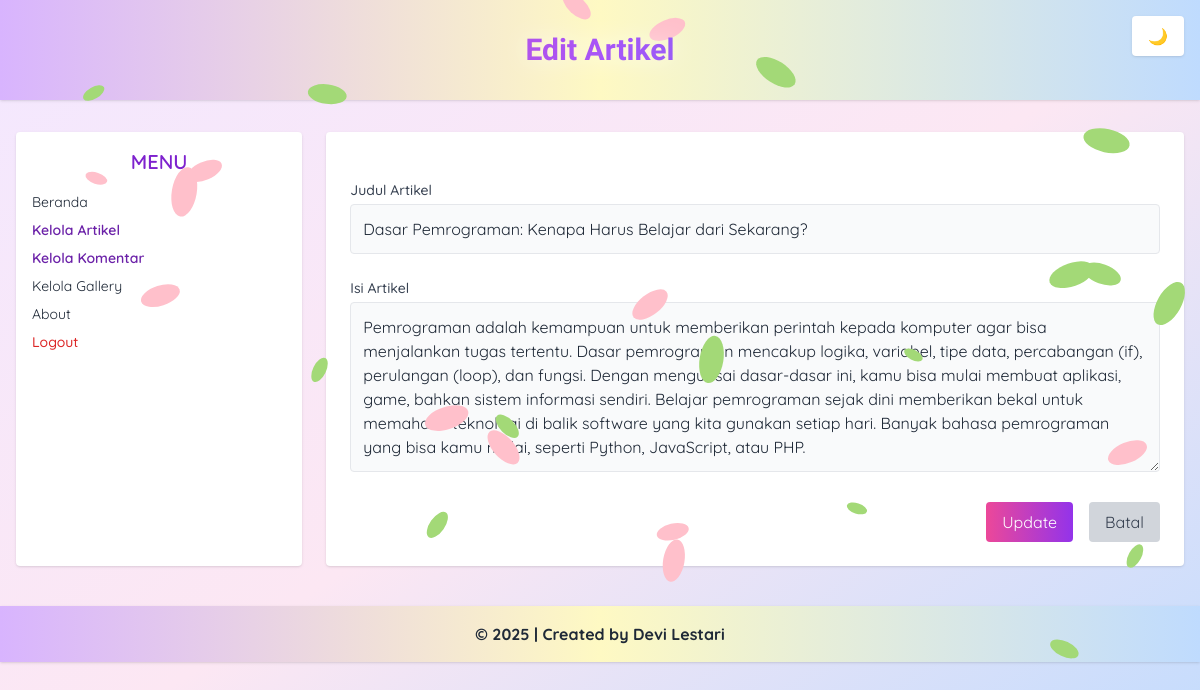
Screenshot of /admin/edit_artikel.php?id_artikel=2 (signed in) with the database file from the repository.
### tables this page shows
CREATE TABLE `tbl_artikel` (
  `id_artikel` int(5) NOT NULL,
  `nama_artikel` text NOT NULL,
  `isi_artikel` text NOT NULL
);

### admin/edit_artikel.php (the view, shortened to what this page needs)
<?php
include('../koneksi.php');
$id = $_GET['id_artikel'];
$sql = "SELECT * FROM tbl_artikel WHERE id_artikel = '$id'";
$query = mysqli_query($db, $sql);
$data = mysqli_fetch_array($query);
?>
<!DOCTYPE html>
<html lang="en" class="transition-colors duration-300">
<head>
  <script src="https://cdn.tailwindcss.com"></script>
</head>
<body class="bg-gradient-to-br from-purple-100 via-pink-100 to-blue-200
             text-gray-800 dark:bg-gradient-to-br dark:from-blue-900 dark:via-purple-900 dark:to-blue-900
             dark:text-violet-100 quicksand transition-all duration-300 min-h-screen relative">
<div class="absolute inset-0 pointer-events-none z-0 block dark:hidden">
</div>
<button id="toggleDark" class="fixed top-4 right-4 z-50 bg-white dark:bg-gray-800 text-black dark:text-white px-4 py-2 rounded shadow hover:scale-105 transition">
  🌙
</button>
<header class="bg-gradient-to-r from-purple-300 via-yellow-100 via-pink-200 to-blue-200
               dark:from-indigo-900 dark:via-purple-800 dark:to-indigo-900 text-center py-8 shadow dark:text-white">
  <h1 class="text-3xl font-bold [font-family:'Henny_Penny',cursive] bg-gradient-to-r from-pink-500 via-purple-500 to-blue-500 dark:text-yellow-200
             bg-clip-text text-transparent drop-shadow-[0_0_12px_rgba(255,255,255,0.8)]">
  </h1>
</header>
<div class="flex max-w-7xl mx-auto mt-8 px-4 gap-6">
  <aside class="w-1/4 bg-white dark:bg-gray-800 rounded shadow p-4 text-sm dark:text-gray-200">
    <h2 class="text-xl font-semibold text-purple-700 dark:text-pink-300 mb-4 text-center">MENU</h2>
    <ul class="space-y-2">
      <li><a href="beranda_admin.php" class="block hover:text-purple-600 dark:hover:text-pink-400">Beranda</a></li>
      <li><a href="data_artikel.php" class="block font-semibold text-purple-800 dark:text-white">Kelola Artikel</a></li>
      <li><a href="kelola_komentar.php" class="block font-semibold text-purple-800 dark:text-white">Kelola Komentar</a></li>
      <li><a href="data_gallery.php" class="block hover:text-purple-600 dark:hover:text-pink-400">Kelola Gallery</a></li>
      <li><a href="about.php" class="block hover:text-purple-600 dark:hover:text-pink-400">About</a></li>
      <li><a href="logout.php" onclick="return confirm('Apakah anda yakin ingin keluar?');"
             class="block text-red-600 hover:underline font-medium dark:text-red-400">Logout</a></li>
    </ul>
  </aside>
  <main class="w-3/4 bg-white dark:bg-gray-800 rounded shadow p-6">
    <form action="proses_edit_artikel.php" method="post" class="space-y-6">
      <div>
        <label for="nama_artikel" class="block text-sm font-medium text-gray-700 dark:text-gray-200 mb-1">Judul Artikel</label>
        <input type="text" id="nama_artikel" name="nama_artikel" required
               value="<?php echo htmlspecialchars($data['nama_artikel']); ?>"
               class="w-full p-3 border rounded bg-gray-50 dark:bg-gray-700 dark:text-white dark:border-gray-600 focus:outline-none focus:ring focus:border-blue-500">
      </div>
      <div>
        <label for="isi_artikel" class="block text-sm font-medium text-gray-700 dark:text-gray-200 mb-1">Isi Artikel</label>
        <textarea id="isi_artikel" name="isi_artikel" rows="6" required
                  class="w-full p-3 border rounded bg-gray-50 dark:bg-gray-700 dark:text-white dark:border-gray-600 focus:outline-none focus:ring focus:border-blue-500"><?php echo htmlspecialchars($data['isi_artikel']); ?></textarea>
      </div>
      <div class="flex justify-end space-x-4">
        <button type="submit"
                class="bg-gradient-to-r from-pink-500 to-purple-600 text-white px-4 py-2 rounded hover:brightness-110 transition">
          Update
        </button>
        <a href="data_artikel.php"
           class="bg-gray-300 dark:bg-gray-600 text-gray-700 dark:text-white px-4 py-2 rounded hover:bg-gray-400 dark:hover:bg-gray-500 transition">
          Batal
        </a>
      </div>
    </form>
  </main>
</div>
<footer class="bg-gradient-to-r from-purple-300 via-yellow-100 via-pink-200 to-blue-200
               dark:from-indigo-900 dark:via-purple-800 dark:to-indigo-900
               text-center py-4 shadow dark:text-white
               text-center py-4 mt-10 font-bold transition-all duration-300">
  &copy; <?php echo date('Y'); ?> | Created by Devi Lestari
</footer>
</body>
</html>

### admin/edit_artikel.php (style rules this page uses)
.quicksand { font-family: 'Quicksand', sans-serif; }

### rows the page displays
tbl_artikel: nama_artikel "Dasar Pemrograman: Kenapa Harus Belajar dari Sekarang?", isi_artikel "Pemrograman adalah kemampuan untuk memberikan perintah kepada komputer agar bisa menjalankan tugas tertentu. Dasar pemrograman mencakup logika, variabel, tipe data, percabangan (if), perulangan (loop), dan fungsi. Dengan menguasai dasar-dasar ini, kamu bisa mulai membuat aplikasi, game, bahkan sistem informasi sendiri. Belajar pemrograman sejak dini memberikan bekal untuk memahami teknologi di balik software yang kita gunakan setiap hari. Banyak bahasa pemrograman yang bisa kamu mulai, seperti Python, JavaScript, atau PHP."
